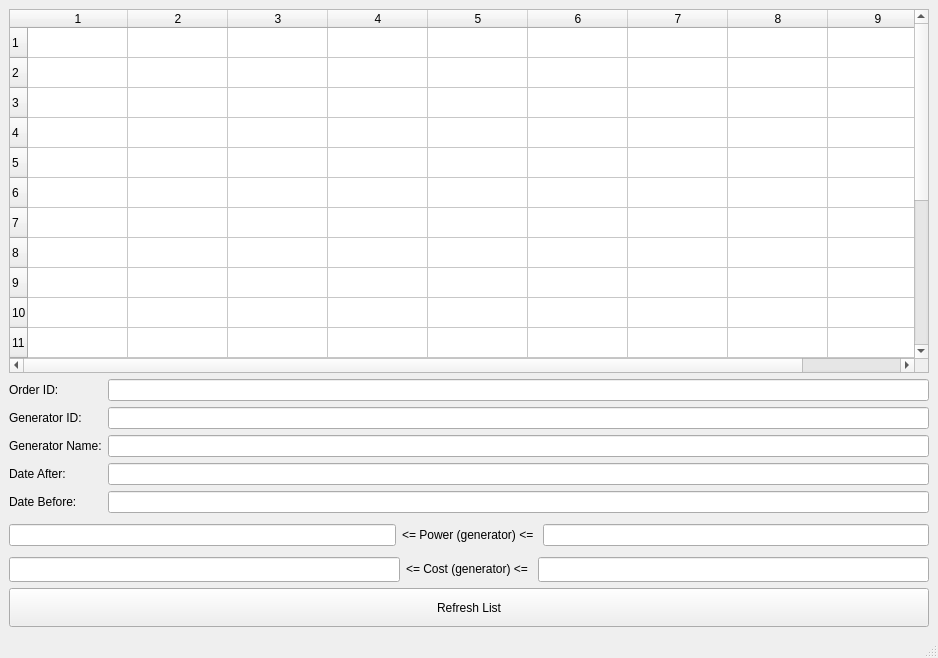
<?xml version="1.0" encoding="UTF-8"?>
<ui version="4.0">
 <class>MainWindow</class>
 <widget class="QMainWindow" name="MainWindow">
  <property name="geometry">
   <rect>
    <x>0</x>
    <y>0</y>
    <width>938</width>
    <height>658</height>
   </rect>
  </property>
  <property name="windowTitle">
   <string>MainWindow</string>
  </property>
  <widget class="QWidget" name="centralwidget">
   <layout class="QVBoxLayout" name="verticalLayout">
    <item>
     <widget class="QTableWidget" name="tableWidget">
      <property name="rowCount">
       <number>20</number>
      </property>
      <property name="columnCount">
       <number>9</number>
      </property>
      <row/>
      <row/>
      <row/>
      <row/>
      <row/>
      <row/>
      <row/>
      <row/>
      <row/>
      <row/>
      <row/>
      <row/>
      <row/>
      <row/>
      <row/>
      <row/>
      <row/>
      <row/>
      <row/>
      <row/>
      <column/>
      <column/>
      <column/>
      <column/>
      <column/>
      <column/>
      <column/>
      <column/>
      <column/>
     </widget>
    </item>
    <item>
     <layout class="QFormLayout" name="formLayout">
      <item row="0" column="0">
       <widget class="QLabel" name="orderIDLabel">
        <property name="text">
         <string>Order ID:</string>
        </property>
       </widget>
      </item>
      <item row="0" column="1">
       <widget class="QLineEdit" name="orderIDLineEdit"/>
      </item>
      <item row="1" column="0">
       <widget class="QLabel" name="generatorIDLabel">
        <property name="text">
         <string>Generator ID:</string>
        </property>
       </widget>
      </item>
      <item row="1" column="1">
       <widget class="QLineEdit" name="generatorIDLineEdit"/>
      </item>
      <item row="2" column="0">
       <widget class="QLabel" name="generatorNameLabel">
        <property name="text">
         <string>Generator Name:</string>
        </property>
       </widget>
      </item>
      <item row="2" column="1">
       <widget class="QLineEdit" name="generatorNameLineEdit"/>
      </item>
      <item row="3" column="0">
       <widget class="QLabel" name="dateAfterLabel">
        <property name="text">
         <string>Date After:</string>
        </property>
       </widget>
      </item>
      <item row="3" column="1">
       <widget class="QLineEdit" name="dateAfterLineEdit"/>
      </item>
      <item row="4" column="0">
       <widget class="QLabel" name="dateBeforeLabel">
        <property name="text">
         <string>Date Before:</string>
        </property>
       </widget>
      </item>
      <item row="4" column="1">
       <widget class="QLineEdit" name="dateBeforeLineEdit"/>
      </item>
     </layout>
    </item>
    <item>
     <layout class="QHBoxLayout" name="horizontalLayout">
      <property name="sizeConstraint">
       <enum>QLayout::SetDefaultConstraint</enum>
      </property>
      <property name="topMargin">
       <number>5</number>
      </property>
      <item>
       <widget class="QLineEdit" name="powerLowLineEdit"/>
      </item>
      <item>
       <widget class="QLabel" name="label">
        <property name="text">
         <string>   &lt;=   Power (generator)   &lt;=    </string>
        </property>
       </widget>
      </item>
      <item>
       <widget class="QLineEdit" name="powerHighLineEdit">
        <property name="maximumSize">
         <size>
          <width>16777215</width>
          <height>25</height>
         </size>
        </property>
       </widget>
      </item>
     </layout>
    </item>
    <item>
     <layout class="QHBoxLayout" name="horizontalLayout_2">
      <property name="topMargin">
       <number>5</number>
      </property>
      <item>
       <widget class="QLineEdit" name="costLowLineEdit">
        <property name="minimumSize">
         <size>
          <width>0</width>
          <height>25</height>
         </size>
        </property>
       </widget>
      </item>
      <item>
       <widget class="QLabel" name="label_2">
        <property name="text">
         <string>   &lt;=    Cost (generator)    &lt;=      </string>
        </property>
       </widget>
      </item>
      <item>
       <widget class="QLineEdit" name="costHighLineEdit">
        <property name="minimumSize">
         <size>
          <width>0</width>
          <height>25</height>
         </size>
        </property>
       </widget>
      </item>
     </layout>
    </item>
    <item>
     <widget class="QPushButton" name="refresh_btn">
      <property name="sizePolicy">
       <sizepolicy hsizetype="Minimum" vsizetype="Fixed">
        <horstretch>0</horstretch>
        <verstretch>0</verstretch>
       </sizepolicy>
      </property>
      <property name="minimumSize">
       <size>
        <width>0</width>
        <height>39</height>
       </size>
      </property>
      <property name="text">
       <string>Refresh List</string>
      </property>
     </widget>
    </item>
   </layout>
  </widget>
  <widget class="QMenuBar" name="menubar">
   <property name="geometry">
    <rect>
     <x>0</x>
     <y>0</y>
     <width>938</width>
     <height>21</height>
    </rect>
   </property>
  </widget>
  <widget class="QStatusBar" name="statusbar"/>
 </widget>
 <resources/>
 <connections/>
</ui>
